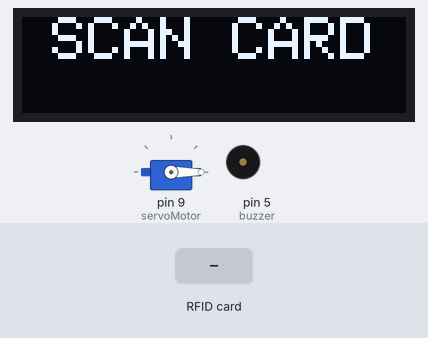
A sketch run on a simulated Arduino Uno, built with avr-gcc and run on an emulated ATmega328P. On the bench: 128×32 one-colour display, servo, buzzer (waves = sounding). Inputs (shaded band) come from the test bench. The modem accepts every AT command (registered, SIM ready, sends succeed) and sends nothing else; what the sketch prints to the serial monitor is not drawn.

Above: at 2.4 s.
2.5 s: RFID card D4 7C 93 29 held to the reader
At 3.8 s:
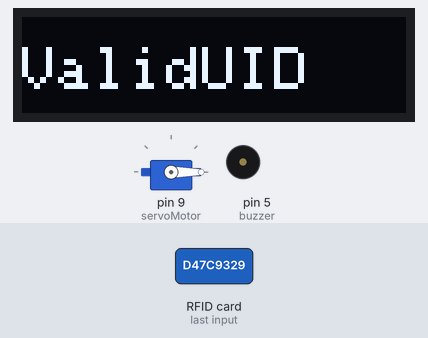
At 6.2 s:
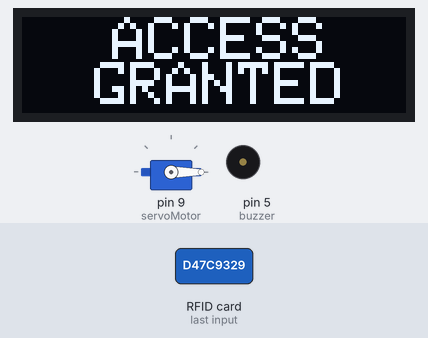
Timing chart, 0 to 15.4 s (numbered marks = the images above; inputs shaded):
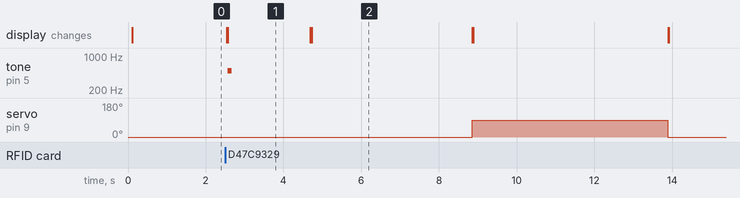

Measured:
- after the input at 2.5 s, tone on pin 5 (buzzer): silent → 500 Hz after 0.07 s, → silent 0.10 s later; servo on pin 9 (servoMotor): 0° → 90° after 6.4 s, → 0° 5.0 s later; the display: first changes at once (image 1 shows a later state)
- what the display in image 1 shows lasts 2.1 s, from 2.6 s to 4.7 s

The sketch:

Task3.ino
```cpp
#include <Adafruit_GFX.h>                 //Library for OLED to display on the hardware
#include <Adafruit_SSD1306.h>             //Library for the 4pin OLED for monochrome 128x32 pixels
#include <MFRC522.h>                      //Library for MFRC522 sensing module
#include <SPI.h>                          //Library for the Serial Peripheral Interface (SPI) bus
#include <Servo.h>                        //Library for Servo Motor
#include <SoftwareSerial.h>               //Library for Sim900 GSM Module

//Display Settings
#define OLED_RESET 4
Adafruit_SSD1306 display(OLED_RESET);     //Initialises  OLED reset signal to Pin A4
Servo servoMotor;                         //Creates the instance for the Servo Motor

#define Rx              2                 //Initialises Rx signal to Pin 2
#define Tx              3                 //Initialises Tx signal to Pin 3
#define buzzer          5                 //Initialises buzzer signal to Pin 5
#define greenLED        6                 //Initialises Green LED signal to Pin 6
#define redLED          7                 //Initialises Red LED signal to Pin 7
#define RST_PIN         8                 //Initialises MFRC522 Reset signal to Pin 8
#define SS_PIN          10                //Initialises MFRC522 Serial data signal to Pin 10

MFRC522 mfrc522(SS_PIN, RST_PIN);         //Creates instance for the MFRC522
MFRC522::MIFARE_Key key;                  //Creates instance Key for card authentication
SoftwareSerial SIM900(Rx, Tx);            //Creates instance for the Sim900 GSM Module

String UID;                               //String that stores the RFID Tag's UID
String Name;                              //String that stores the RFID Tag's Name
String Role;                              //String that stores the RFID Tag's Role

byte sector         = 12;                 //Sector 12 holds the desired data
byte nameBlock      = 48;                 //Block 48 stores the name as Hexadecimal bytes
byte roleBlock      = 49;                 //Block 49 stores the role as Hexadecimal bytes
byte trailerBlock   = 51;                 //Sector railer block 51

byte buffer[18];                          //Defined the buffer variable
byte size = sizeof(buffer);               //Defines the size of the buffer

void setup() {
   //This Initialies serial communications with the PC
  Serial.begin(9600);
  // Does nothing if no serial port is opened
  while (!Serial);
  //Initlialises the Serial Peripheral Interface (SPI) bus
  SPI.begin();
  //Initialises the MFRC522
  mfrc522.PCD_Init();

  //Key A defined for card authentication
  //Password: FF FF FF FF AA 13
  key.keyByte[0] = 0xFF ;
  key.keyByte[1] = 0xFF ;
  key.keyByte[2] = 0xFF ;
  key.keyByte[3] = 0xFF ;
  key.keyByte[4] = 0xAA ;
  key.keyByte[5] = 0x13 ;

  //Initialises the OLED
  display.begin(SSD1306_SWITCHCAPVCC, 0x3C);
  //Begins with "SCAN CARD" displayed on screen
  Default();

  //Red LED begins on
  digitalWrite(redLED, HIGH);

  //Attaches Servo Motor to pin 9(PWM signal)
  servoMotor.attach(9);
  //Door lock begins locked
  servoMotor.write(0);

  //Sets up the baud rate for the GSM Module
  SIM900.begin(9600);
  delay(100);
  ///Sets the GSM Module in Text Mode
  SIM900.println("AT+CMGF=1");
  //Delay for 1 second
  delay(1000);
}

void loop() {
  //This resets the loop if no new cards were present on the MFRC522 reader (saves the entire process when idle).
  if ( ! mfrc522.PICC_IsNewCardPresent()) {
    return;
  }

  // Selects one of the tags
  if ( ! mfrc522.PICC_ReadCardSerial()) {
    return;
  }

//Converts the UID to Hexadecimal
  String content= "";
  byte letter;
  for (byte i = 0; i < mfrc522.uid.size; i++)
  {
     Serial.print(mfrc522.uid.uidByte[i] < 0x10 ? " 0" : " ");
     Serial.print(mfrc522.uid.uidByte[i], HEX);
     content.concat(String(mfrc522.uid.uidByte[i] < 0x10 ? " 0" : " "));
     content.concat(String(mfrc522.uid.uidByte[i], HEX));
  }

    //Declares the variable to compare MFRC522 to the status
    MFRC522::StatusCode status;
    //Displays the PICC type data of the card
    dump_byte_array(mfrc522.uid.uidByte, mfrc522.uid.size);
    //MFRC522::PICC_Type piccType = mfrc522.PICC_GetType(mfrc522.uid.sak);

  content.toUpperCase();
  //If the MFRC522 recieves a UID from an RFID tag this conditional statement commences...
  if(content.substring(1)!=UID){
    //Erases the content in the OLED
     erase();
     //Stores the UID from the tag to the string
     UID=content.substring(1);
     //Authenticates the PICC data from the scanned card by the comparing the sector trailer using key A
     status = (MFRC522::StatusCode) mfrc522.PCD_Authenticate(MFRC522::PICC_CMD_MF_AUTH_KEY_A, trailerBlock, &key, &(mfrc522.uid));
     //If the data presented an invalid status then the tag is presetended as invalid
    if (status != MFRC522::STATUS_OK) {
      //OLED presents the tag's UID and the text INVALID
      Invalid();
      delay(2000);
      //OLED presents Indentity Theft
      IdentityTheft();
      //SIM900 GSM calls the phone number to alert the guest
      CallGuest();
      delay(2000);
    }else{
      //If the data presented an valid status then the OLED presents Valid
      ValidUID();
      delay(2000);
      //Distinguishes whehter the tag is the Guest, Stranger, Housekeeping and Room Service based on the UID
       if(UID == "D4 7C 93 29") {
            //Grants Access to the "Guest" tag and presents this on the OLED for 2 seconds
            AccessGranted();
            //SIM900 GSM sends a welcome message when entering or to notify whether the guest's ID tag was stolen
            SendMessage("Welcome Back");
            delay(2000);
            //Unlocks the door for the guest to enter their room
            OpenDoor();
      }else if(UID == "F3 08 E9 94") {
            //Denies Access to the "Stranger" tag and presents this on the OLED for 2 seconds
            AccessDenied();
            //SIM900 GSM sends a message to inform the guest on their phone
            SendMessage("A stranger accidentally tried to enter you room.");
            delay(2000);
            //Reads the written data blocks within sector 12 from the Stranger ID tag
            ReadData();
            delay(5000);
      }else if (UID =="C3 60 B1 12") {
            //Presents "Please wait..." on the OLED for 2 seconds to send a message to the guest's phone
            PleaseWait();
            //SIM900 GSM sends a message to inform the guest on their phone
            SendMessage("Housekeeping is cleaning the room");
            delay(2000);
            //Grants Access to the "Housekeeeping" tag and presents this on the OLED for 2 seconds
            AccessGranted();
            delay(2000);
            //Unlocks the door for Housekeeping to clean their room
            OpenDoor();
      }else if (UID =="93 59 66 12") {
            //Presents "Please wait..." on the OLED for 2 seconds to send a message to the guest's phone
            PleaseWait();
            //SIM900 GSM sends a message to inform the guest on their phone
            SendMessage("Room Service delievered food to the room!");
            delay(2000);
            //Waits 2 seconds before Granting Access to the "Room Service" tag
            AccessGranted();
            delay(2000);
            //Unlocks the door for Room Service to deliver the food to their room
            OpenDoor();
      }
    }
  }
  //Each scanned ID tags eventually reverts back to the original "SCAN CARD" display on the OLED
  Default();
}

//Receieves the Hexadecimal from the selected block
  void dump_byte_array(byte *buffer, byte bufferSize)
  {
    for (byte i = 0; i < bufferSize; i++) {
        String stringOne = String(buffer[i],HEX);
    }
  }

  //Converts the Hexadecimal from the selected block to ASCII value
  String dump_byte_array_string(byte *buffer, byte bufferSize) {
    String stringOne;
    for (byte i = 0; i < bufferSize; i++) {
         stringOne.concat((char)buffer[i]);
    }
    return stringOne;
  }

//Reads the written data blocks within sector 12 from a Mifare Classic 1K Card
  void ReadData() {
    //Receives the UID in block 0 to be presented on the OLED
    printUID();
    //Receives the Hex to ASCII databytes from block 48 (Name) to be presented on the OLED
    getName();
    //Receives the Hex to ASCII databyes from block 49 (Role) to be presented on OLED
    getRole();
  }

  void getName()
  {
    //This reads the bytes within the name block (sector 48)
    mfrc522.MIFARE_Read(nameBlock, buffer, &size);
    //Stores the ASCII value into "Name" as a string variable from the function
    Name = dump_byte_array_string(buffer, 16);
    //Calls the function that presents the name on the OLED
    printName();
  }

  void getRole()
  {
    //This reads the bytes within the role block (sector 49)
    mfrc522.MIFARE_Read(roleBlock, buffer, &size);
    //Stores the ASCII value into "Role" as a string variable from the function
    Role = dump_byte_array_string(buffer, 16);
     //Calls the function that presents the "Role" on the OLED
    printRole();
  }


  void OpenDoor()
  {
    //Servo Motor opens (unlocked)
    servoMotor.write(90);
    //Reads the written data blocks within sector 12 from the "Guest", "Housekeeping" or "Room Service" ID tag
    ReadData();
    //Character has a five seconds window to access the room
    delay(5000);
    //Servo Motor closes (locked)
    servoMotor.write(0);
    //Red LED on and Green LED off
    digitalWrite(redLED, HIGH);
    digitalWrite(greenLED, LOW);
  }

  //Presents "Access Granted" on the OLED
  void AccessGranted()
  {
     display.clearDisplay();
    display.display();
    display.setTextColor(WHITE);
    display.setTextSize(2);
    display.setCursor(30,0);
    display.print("ACCESS");
    display.setTextSize(2);
    display.setCursor(24,15);
    display.print("GRANTED");
    display.display();
    //This follows the green LED  turning on
    digitalWrite(redLED, LOW);
    digitalWrite(greenLED, HIGH);
  }

  //Presents "Access Denied" on the OLED
  void AccessDenied()
  {
    display.clearDisplay();
    display.display();
    display.setTextColor(WHITE);
    display.setTextSize(2);
    display.setCursor(0,0);
    display.print("ACCESS");
    display.setCursor(0,15);
    display.print("DENIED");
    display.display();
    //Follows the negative buzzer sound for "Access Denied"
    tone(buzzer, 300);
    delay(100);
    noTone(buzzer);
  }

  //Presents "Please wait..." on the OLED
  void PleaseWait()
  {
    display.clearDisplay();
    display.display();
    display.setTextColor(WHITE);
    display.setTextSize(2);
    display.setCursor(0,0);
    display.print("Please");
    display.setCursor(0,15);
    display.print("wait...");
    display.display();
  }

  //Function sends any message within the string
  void SendMessage(String message)
  {
    //Sends SMS messages to this number
    SIM900.println("AT+CMGS=\"+447521654658\"\r");
    delay(1000);
    //This SMS text you want to send
    SIM900.println(message);// The SMS text you want to send
    delay(100);
    // ASCII code of CTRL+Z
    SIM900.println((char)26);
    delay(1000);
  }

  //Function calls the Guest
  void CallGuest()
   {
    //SIM900 calls this number
    SIM900.println("ATD+447521654658;");
    delay(100);
   }

  //Function presents "Identity Theft" on the OLEDS
  void IdentityTheft()
  {
    display.clearDisplay();
    display.display();
    display.setTextColor(WHITE);
    display.setTextSize(2);
    display.setCursor(15,0);
    display.print("IDENTITY");
    display.setCursor(30,15);
    display.print("THEFT");
    display.display();
  }

  void ValidUID(){
    //Function presents "ValidUID" on the OLED
    display.clearDisplay();
    display.display();
    display.setTextColor(WHITE);
    display.setTextSize(2);
    display.setCursor(0,10);
    display.print("ValidUID");
    display.display();
    //Follows the "Valid" buzzer sound for a valid tag
    tone(buzzer, 500);
    delay(100);
    noTone(buzzer);
  }

  void Invalid(){
    //Prints the UID on the OLED
    printUID();
    //Displays the text "Invalid" on the OLED
    display.clearDisplay();
    display.display();
    display.setTextColor(WHITE);
    display.setTextSize(2);
    display.setCursor(0,10);
    display.print("Invalid");
    display.display();
    //Follows the "invalid" buzzer sound for an Invalid tag
    tone(buzzer, 300);
    delay(1000);
    noTone(buzzer);
  }

    //Displays Original Text "SCAN CARD"
  void Default()
  {
    display.clearDisplay();
    display.display();
    display.setTextColor(WHITE);
    display.setTextSize(2);
    display.setCursor(10,0);
    display.print("SCAN CARD");
    display.display();
  }

  //Function prints the block 0 (UID) on the OLED
  void printUID()
  {
    //Displays the text "UID: "
    display.setTextColor(WHITE);
    display.setTextSize(1);
    display.setCursor(0,0);
    display.print("UID: ");
    //Presents the recieved "UID" as a string
    display.setCursor(30,0);
    display.print(UID);
    display.display();
  }

  //Function prints the Name string
  void printName()
  {
    //Displays the text "Name: "
    display.setTextColor(WHITE);
    display.setTextSize(1);
    display.setCursor(0,10);
    display.print("Name: ");
    //Presents the recieved "name" as a string
    display.setCursor(30,10);
    display.print(Name);
    display.display();
  }

  //Function prints the Hex to ASCII databyes from block 49 (Role) the on OLED
   void printRole()
  {
   //Displays the text "Role: "
    display.setTextColor(WHITE);
    display.setTextSize(1);
    display.setCursor(0,20);
    display.print("Role: ");
    //Presents the recieved "role" as a string
    display.setCursor(30,20);
    display.print(Role);
    display.display();
  }

  //Function erases all the contents in the OLED
  void erase()
  {
    display.clearDisplay();
    display.setTextColor(BLACK);
    display.setTextSize(1);
    display.setCursor(30,20);
    //Erases the UID string
    display.print(UID);
    //Erases the "Name" string
    display.print(Name);
    //Erases the "Role" string
    display.print(Role);
    display.display();
  }
```
